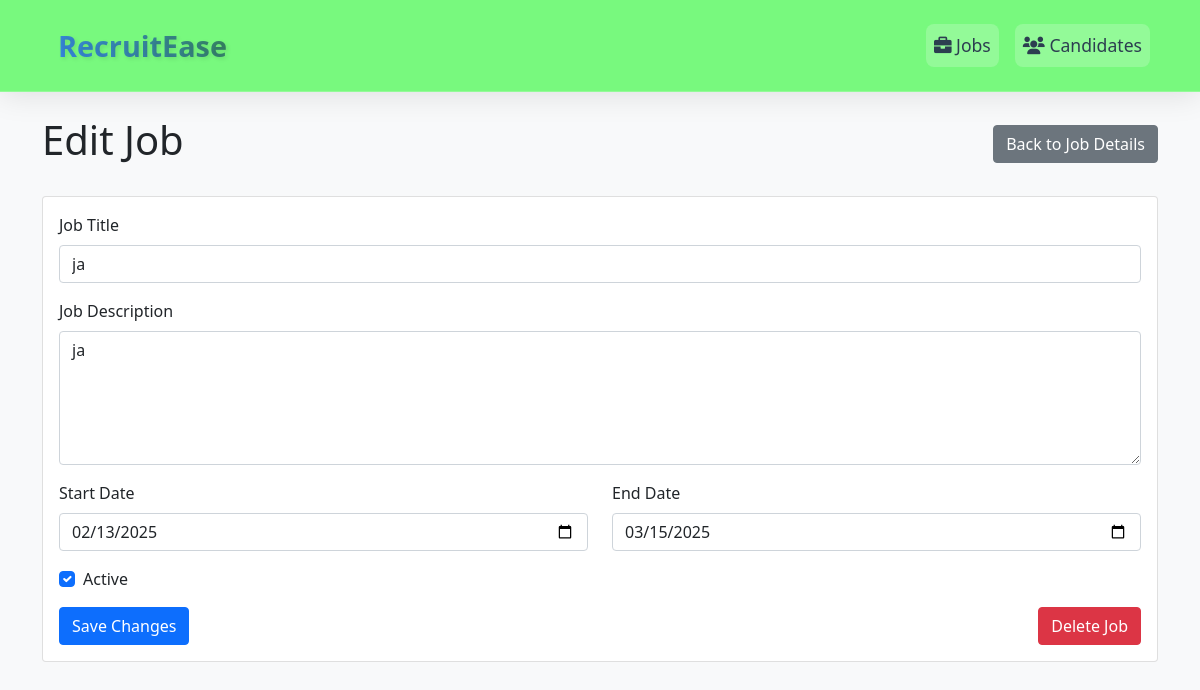
The page /admin/edit_job/1 on the database its author committed.
### app/models.py (models this page shows, shortened)
class Job(db.Model):
    id = db.Column(db.Integer, primary_key=True)
    title = db.Column(db.String(100), nullable=False)
    description = db.Column(db.Text, nullable=False)
    link_hash = db.Column(db.String(50), unique=True)
    start_date = db.Column(db.DateTime, default=datetime.utcnow)
    end_date = db.Column(db.DateTime)
    is_active = db.Column(db.Boolean, default=True)
    candidates = db.relationship('Candidate', backref='job', lazy=True)

### app/admin.py (the view, shortened to what this page needs)
@admin.route('/edit_job/<int:job_id>', methods=['GET', 'POST'])
def edit_job(job_id):
    job = Job.query.get_or_404(job_id)
    return render_template('admin/edit_job.html', job=job)

### templates/admin/edit_job.html (shortened to what this page needs)
{% extends "base.html" %}
{% block content %}
<div class="container mt-4">
    <div class="d-flex justify-content-between align-items-center mb-4">
        <h1>Edit Job</h1>
        <a href="{{ url_for('admin.view_job', job_id=job.id) }}" class="btn btn-secondary">Back to Job Details</a>
    </div>
    <div class="card">
        <div class="card-body">
            <form method="POST">
                <div class="mb-3">
                    <label for="title" class="form-label">Job Title</label>
                    <input type="text" class="form-control" id="title" name="title" value="{{ job.title }}" required>
                </div>
                <div class="mb-3">
                    <label for="description" class="form-label">Job Description</label>
                    <textarea class="form-control" id="description" name="description" rows="5" required>{{ job.description }}</textarea>
                </div>
                <div class="row">
                    <div class="col-md-6">
                        <div class="mb-3">
                            <label for="start_date" class="form-label">Start Date</label>
                            <input type="date" class="form-control" id="start_date" name="start_date"
                                value="{{ job.start_date.strftime('%Y-%m-%d') }}" required>
                        </div>
                    </div>
                    <div class="col-md-6">
                        <div class="mb-3">
                            <label for="end_date" class="form-label">End Date</label>
                            <input type="date" class="form-control" id="end_date" name="end_date"
                                value="{{ job.end_date.strftime('%Y-%m-%d') }}" required>
                        </div>
                    </div>
                </div>
                <div class="mb-3 form-check">
                    <input type="checkbox" class="form-check-input" id="is_active" name="is_active"
                        {% if job.is_active %}checked{% endif %}>
                    <label class="form-check-label" for="is_active">Active</label>
                </div>
                <div class="d-flex justify-content-between">
                    <button type="submit" class="btn btn-primary">Save Changes</button>
                    <a href="{{ url_for('admin.delete_job', job_id=job.id) }}"
                        class="btn btn-danger"
                        onclick="return confirm('Are you sure you want to delete this job? This action cannot be undone.')">
                        Delete Job
                    </a>
                </div>
            </form>
        </div>
    </div>
</div>
{% endblock %}

### templates/base.html (style rules this page uses)
body { min-height: 100vh; display: flex; flex-direction: column; background: #f8f9fa; }

### rows shown on the page
Job: title "ja", description "ja", start_date "02/13/2025", end_date "03/15/2025", is_active "☑"
